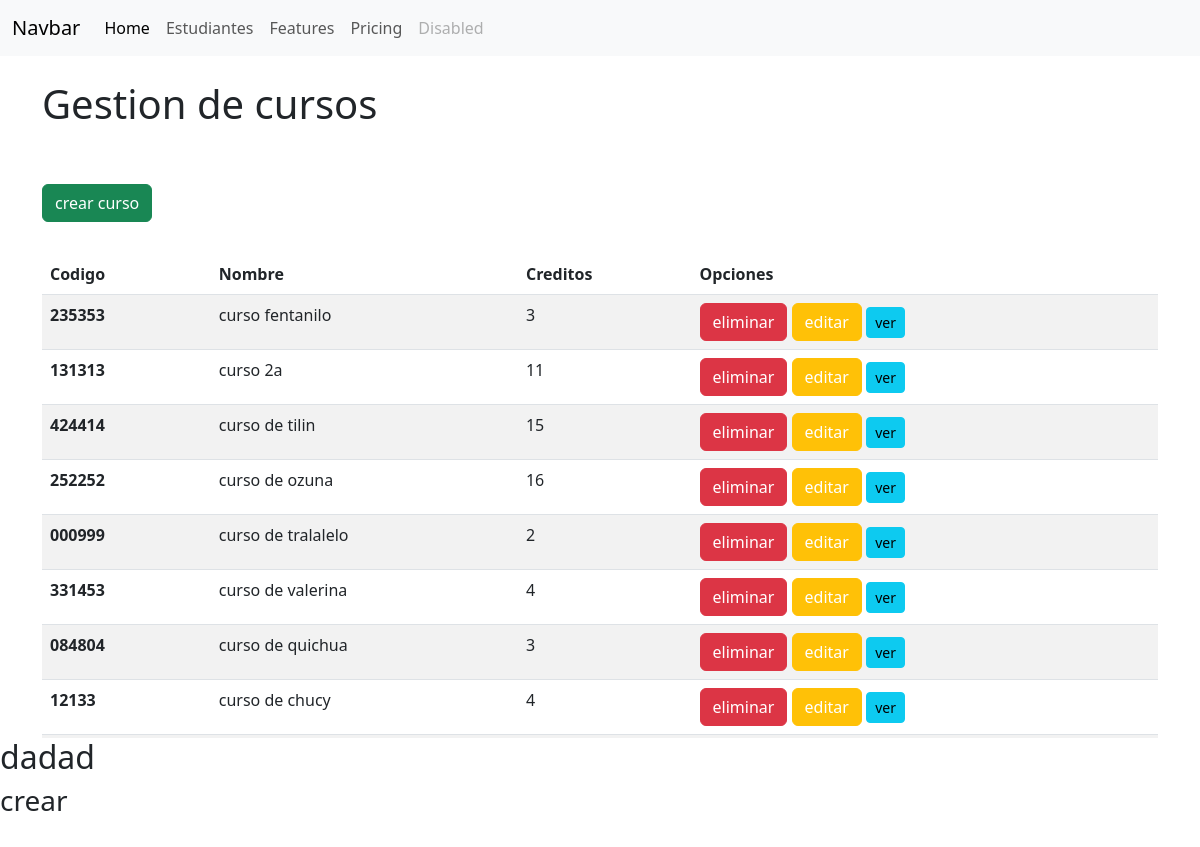
The page / on the database its author committed.
### Aplicaciones/Academico/models.py (models this page shows)
class Curso(models.Model):
    codigo = models.CharField(primary_key=True, max_length=6)
    nombre = models.CharField(max_length=50)
    creditos = models.PositiveSmallIntegerField()
    def __str__(self):
        texto = "{0} ({1})"
        return texto.format(self.codigo, self.nombre, self.creditos)

### Aplicaciones/Academico/views.py (the view)
# urls.py: path("", views.home, name='inicio'),
def home(request):
    cursos = Curso.objects.all()
    print("los cursos: ",cursos)
    return render(request, "admin/courses/gestionCursos.html", {"cursos": cursos})

### Aplicaciones/Academico/templates/admin/courses/gestionCursos.html (shortened to what this page needs)
{% extends "base.html" %}
{% block body %}
<div class="container">
    <h1 class="mt-4">Gestion de cursos</h1>
    <button class="btn btn-success btn-block mt-5" onclick="abrirModalCrear()">
        crear curso
    </button>
    <div class="scroll-oculto mt-3" style=" max-height: 500px; overflow-y: auto;">
        <table class="table table-striped mt-3">
            <thead>
                <tr>
                    <th scope="col">Codigo</th>
                    <th scope="col">Nombre</th>
                    <th scope="col">Creditos</th>
                    <th scope="col">Opciones</th>
                </tr>
            </thead>
            <tbody>
                {% for c in cursos %}
                <tr>
                    <th>{{ c.codigo }}</th>
                    <td>{{ c.nombre }}</td>
                    <td> {{ c.creditos }}</td>
                    <td>
                        <button class="btn btn-danger">
                            eliminar
                        </button>
                        <button class="btn btn-warning text-white">
                            editar
                        </button>
                        <button class="btn btn-info btn-sm" onclick="abrirModal('{{ c.codigo }}')">ver</button>
                    </td>
                </tr>
                {% endfor %}
            </tbody>
        </table>
    </div>
</div>
<h2>dadad</h2>
<h3>crear</h3>
{% endblock %}

### rows shown on the page
Curso: codigo "235353", nombre "curso fentanilo", creditos "3"
Curso: codigo "131313", nombre "curso 2a", creditos "11"
Curso: codigo "424414", nombre "curso de tilin", creditos "15"
Curso: codigo "252252", nombre "curso de ozuna", creditos "16"
Curso: codigo "000999", nombre "curso de tralalelo", creditos "2"
Curso: codigo "331453", nombre "curso de valerina", creditos "4"
Curso: codigo "084804", nombre "curso de quichua", creditos "3"
Curso: codigo "12133", nombre "curso de chucy", creditos "4"
